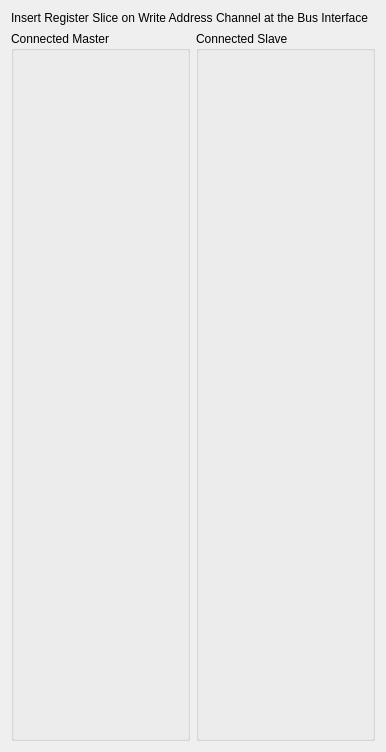
                 <widget class="QWidget" name="scrollAreaWidgetContents_5">
                  <property name="geometry">
                   <rect>
                    <x>0</x>
                    <y>0</y>
                    <width>386</width>
                    <height>752</height>
                   </rect>
                  </property>
                  <layout class="QVBoxLayout" name="verticalLayout_31">
                   <item>
                    <widget class="QLabel" name="label_3">
                     <property name="text">
                      <string>Insert Register Slice on Write Address Channel at the Bus Interface  </string>
                     </property>
                    </widget>
                   </item>
                   <item>
                    <layout class="QHBoxLayout" name="horizontalLayout_3">
                     <item>
                      <widget class="QGroupBox" name="groupBox_3">
                       <property name="title">
                        <string>Connected Master</string>
                       </property>
                       <layout class="QVBoxLayout" name="verticalLayout_6">
                        <item>
                         <widget class="MdtGui::LabeledCombobox" name="C_M_AXI_AW_REGISTER_1">
                          <property name="Hidden">
                           <bool>true</bool>
                          </property>
                         </widget>
                        </item>
                        <item>
                         <widget class="MdtGui::LabeledCombobox" name="C_M_AXI_AW_REGISTER_2">
                          <property name="Hidden">
                           <bool>true</bool>
                          </property>
                         </widget>
                        </item>
                        <item>
                         <widget class="MdtGui::LabeledCombobox" name="C_M_AXI_AW_REGISTER_3">
                          <property name="Hidden">
                           <bool>true</bool>
                          </property>
                         </widget>
                        </item>
                        <item>
                         <widget class="MdtGui::LabeledCombobox" name="C_M_AXI_AW_REGISTER_4">
                          <property name="Hidden">
                           <bool>true</bool>
                          </property>
                         </widget>
                        </item>
                        <item>
                         <widget class="MdtGui::LabeledCombobox" name="C_M_AXI_AW_REGISTER_5">
                          <property name="Hidden">
                           <bool>true</bool>
                          </property>
                         </widget>
                        </item>
                        <item>
                         <widget class="MdtGui::LabeledCombobox" name="C_M_AXI_AW_REGISTER_6">
                          <property name="Hidden">
                           <bool>true</bool>
                          </property>
                         </widget>
                        </item>
                        <item>
                         <widget class="MdtGui::LabeledCombobox" name="C_M_AXI_AW_REGISTER_7">
                          <property name="Hidden">
                           <bool>true</bool>
                          </property>
                         </widget>
                        </item>
                        <item>
                         <widget class="MdtGui::LabeledCombobox" name="C_M_AXI_AW_REGISTER_8">
                          <property name="Hidden">
                           <bool>true</bool>
                          </property>
                         </widget>
                        </item>
                        <item>
                         <widget class="MdtGui::LabeledCombobox" name="C_M_AXI_AW_REGISTER_9">
                          <property name="Hidden">
                           <bool>true</bool>
                          </property>
                         </widget>
                        </item>
                        <item>
                         <widget class="MdtGui::LabeledCombobox" name="C_M_AXI_AW_REGISTER_10">
                          <property name="Hidden">
                           <bool>true</bool>
                          </property>
                         </widget>
                        </item>
                        <item>
                         <widget class="MdtGui::LabeledCombobox" name="C_M_AXI_AW_REGISTER_11">
                          <property name="Hidden">
                           <bool>true</bool>
                          </property>
                         </widget>
                        </item>
                        <item>
                         <widget class="MdtGui::LabeledCombobox" name="C_M_AXI_AW_REGISTER_12">
                          <property name="Hidden">
                           <bool>true</bool>
                          </property>
                         </widget>
                        </item>
                        <item>
                         <widget class="MdtGui::LabeledCombobox" name="C_M_AXI_AW_REGISTER_13">
                          <property name="Hidden">
                           <bool>true</bool>
                          </property>
                         </widget>
                        </item>
                        <item>
                         <widget class="MdtGui::LabeledCombobox" name="C_M_AXI_AW_REGISTER_14">
                          <property name="Hidden">
                           <bool>true</bool>
                          </property>
                         </widget>
                        </item>
                        <item>
                         <widget class="MdtGui::LabeledCombobox" name="C_M_AXI_AW_REGISTER_15">
                          <property name="Hidden">
                           <bool>true</bool>
                          </property>
                         </widget>
                        </item>
                        <item>
                         <widget class="MdtGui::LabeledCombobox" name="C_M_AXI_AW_REGISTER_16">
                          <property name="Hidden">
                           <bool>true</bool>
                          </property>
                         </widget>
                        </item>
                        <item>
                         <spacer name="verticalSpacer_8">
                          <property name="orientation">
                           <enum>Qt::Vertical</enum>
                          </property>
                          <property name="sizeHint" stdset="0">
                           <size>
                            <width>20</width>
                            <height>40</height>
                           </size>
                          </property>
                         </spacer>
                        </item>
                       </layout>
                      </widget>
                     </item>
                     <item>
                      <widget class="QGroupBox" name="groupBox_5">
                       <property name="title">
                        <string>Connected Slave</string>
                       </property>
                       <layout class="QVBoxLayout" name="verticalLayout_5">
                        <item>
                         <widget class="MdtGui::LabeledCombobox" name="C_S_AXI_AW_REGISTER_1">
                          <property name="Hidden">
                           <bool>true</bool>
                          </property>
                         </widget>
                        </item>
                        <item>
                         <widget class="MdtGui::LabeledCombobox" name="C_S_AXI_AW_REGISTER_2">
                          <property name="Hidden">
                           <bool>true</bool>
                          </property>
                         </widget>
                        </item>
                        <item>
                         <widget class="MdtGui::LabeledCombobox" name="C_S_AXI_AW_REGISTER_3">
                          <property name="Hidden">
                           <bool>true</bool>
                          </property>
                         </widget>
                        </item>
                        <item>
                         <widget class="MdtGui::LabeledCombobox" name="C_S_AXI_AW_REGISTER_4">
                          <property name="Hidden">
                           <bool>true</bool>
                          </property>
                         </widget>
                        </item>
                        <item>
                         <widget class="MdtGui::LabeledCombobox" name="C_S_AXI_AW_REGISTER_5">
                          <property name="Hidden">
                           <bool>true</bool>
                          </property>
                         </widget>
                        </item>
                        <item>
                         <widget class="MdtGui::LabeledCombobox" name="C_S_AXI_AW_REGISTER_6">
                          <property name="Hidden">
                           <bool>true</bool>
                          </property>
                         </widget>
                        </item>
                        <item>
                         <widget class="MdtGui::LabeledCombobox" name="C_S_AXI_AW_REGISTER_7">
                          <property name="Hidden">
                           <bool>true</bool>
                          </property>
                         </widget>
                        </item>
                        <item>
                         <widget class="MdtGui::LabeledCombobox" name="C_S_AXI_AW_REGISTER_8">
                          <property name="Hidden">
                           <bool>true</bool>
                          </property>
                         </widget>
                        </item>
                        <item>
                         <widget class="MdtGui::LabeledCombobox" name="C_S_AXI_AW_REGISTER_9">
                          <property name="Hidden">
                           <bool>true</bool>
                          </property>
                         </widget>
                        </item>
                        <item>
                         <widget class="MdtGui::LabeledCombobox" name="C_S_AXI_AW_REGISTER_10">
                          <property name="Hidden">
                           <bool>true</bool>
                          </property>
                         </widget>
                        </item>
                        <item>
                         <widget class="MdtGui::LabeledCombobox" name="C_S_AXI_AW_REGISTER_11">
                          <property name="Hidden">
                           <bool>true</bool>
                          </property>
                         </widget>
                        </item>
                        <item>
                         <widget class="MdtGui::LabeledCombobox" name="C_S_AXI_AW_REGISTER_12">
                          <property name="Hidden">
                           <bool>true</bool>
                          </property>
                         </widget>
                        </item>
                        <item>
                         <widget class="MdtGui::LabeledCombobox" name="C_S_AXI_AW_REGISTER_13">
                          <property name="Hidden">
                           <bool>true</bool>
                          </property>
                         </widget>
                        </item>
                        <item>
                         <widget class="MdtGui::LabeledCombobox" name="C_S_AXI_AW_REGISTER_14">
                          <property name="Hidden">
                           <bool>true</bool>
                          </property>
                         </widget>
                        </item>
                        <item>
                         <widget class="MdtGui::LabeledCombobox" name="C_S_AXI_AW_REGISTER_15">
                          <property name="Hidden">
                           <bool>true</bool>
                          </property>
                         </widget>
                        </item>
                        <item>
                         <widget class="MdtGui::LabeledCombobox" name="C_S_AXI_AW_REGISTER_16">
                          <property name="Hidden">
                           <bool>true</bool>
                          </property>
                         </widget>
                        </item>
                        <item>
                         <spacer name="verticalSpacer_9">
                          <property name="orientation">
                           <enum>Qt::Vertical</enum>
                          </property>
                          <property name="sizeHint" stdset="0">
                           <size>
                            <width>20</width>
                            <height>40</height>
                           </size>
                          </property>
                         </spacer>
                        </item>
                       </layout>
                      </widget>
                     </item>
                    </layout>
                   </item>
                  </layout>
                 </widget>
